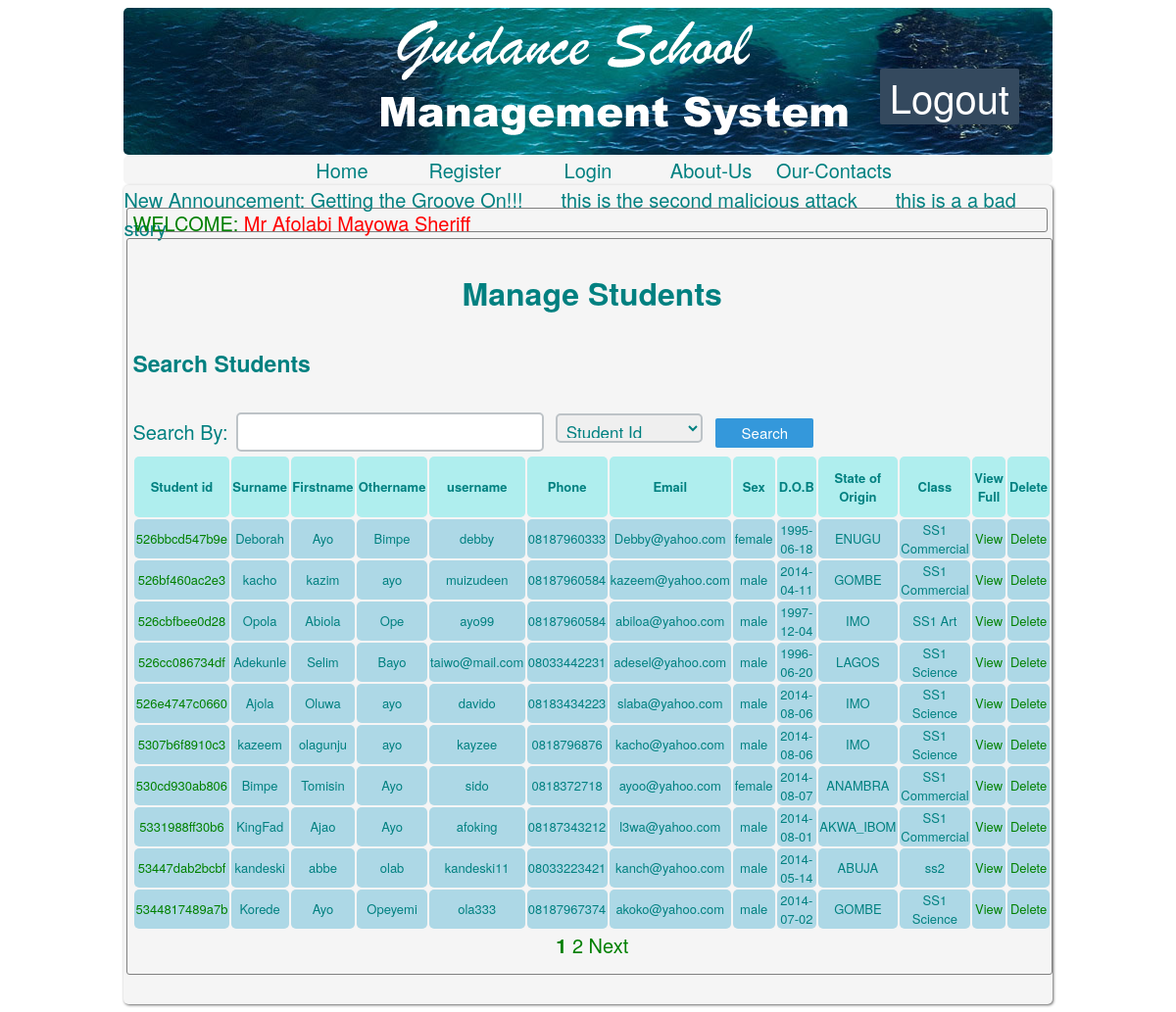
Screenshot of /student_records.php (signed in) with the database file from the repository.
### tables this page shows
CREATE TABLE IF NOT EXISTS `notice` (
  `id` int(3) unsigned NOT NULL AUTO_INCREMENT,
  `notice` varchar(500) NOT NULL,
  PRIMARY KEY (`id`),
  UNIQUE KEY `id` (`id`)
);

CREATE TABLE IF NOT EXISTS `students` (
  `id` int(3) NOT NULL AUTO_INCREMENT,
  `student_id` varchar(15) NOT NULL,
  `surname` varchar(50) NOT NULL,
  `firstname` varchar(50) NOT NULL,
  `othername` varchar(50) NOT NULL,
  `username` varchar(50) NOT NULL,
  `password` varchar(50) NOT NULL,
  `phone` varchar(20) NOT NULL,
  `email` varchar(50) NOT NULL,
  `admission_date` date NOT NULL,
  `admin_admitting` varchar(50) NOT NULL,
  `date_of_birth` date NOT NULL,
  `age` int(3) NOT NULL,
  `gender` varchar(10) NOT NULL,
  `nationality` varchar(10) NOT NULL,
  `religion` varchar(15) NOT NULL,
  `address` varchar(100) NOT NULL,
  `state_of_origin` varchar(30) NOT NULL,
  `state_of_birth` varchar(30) NOT NULL,
  `parent_phone` varchar(20) NOT NULL,
  `parent_email` varchar(50) NOT NULL,
  `class_of_admitant` varchar(20) NOT NULL,
  `department` varchar(20) NOT NULL,
  `picture` varchar(200) NOT NULL,
  `courses` varchar(1000) NOT NULL,
  PRIMARY KEY (`id`),
  UNIQUE KEY `student_id` (`student_id`,`username`,`email`)
);

### student_records.php (the view, shortened to what this page needs)
<!DOCTYPE html PUBLIC "-//W3C//DTD XHTML 1.0 Transitional//EN" "http://www.w3.org/TR/xhtml1/DTD/xhtml1-transitional.dtd">
<html xmlns="http://www.w3.org/1999/xhtml">
<head>
<link href="css/style.css" type="text/css" rel="stylesheet">
</head>
<body>
<div id="header"><img src="images/guidance.png" style="margin-top:-35px;margin-left:250px;"/><div id="logout">
<a href="logoutadmin.php"><label class="logout">Logout</label></a>
</div>
</div>
<?php include('menu.php'); ?>
<div id="body">
<?php  include('notices.php');  ?>
<?php  include('welcome.php');  ?>
<div class="mainjob">
<center><h3>Manage Students</h3></center>
<h4>Search Students </h4>
<form action="" method="post">
<label>Search By: </label><input class="inputform" type="text" name="query_input" required="required" />
<select class="inputform" style="width:150px" name="select">
<option value="student_id">Student Id</option>
</select>
<input type="submit" class="submitbutton" style="margin-left:5px;width:100px;" value="Search" name="search"/>
</form>
<?php
	$query_input=&$_POST['query_input'];
	$select=&$_POST['select'];
if(isset($_POST['search'])){
$user_search=$query_input;
  function build_query($user_search,$select) {
    $search_query = "SELECT * FROM students";
    $clean_search = str_replace(',', ' ', $user_search);
    $search_words = explode(' ', $clean_search);
    $final_search_words = array();
    if (count($search_words) > 0) {
      foreach ($search_words as $word) {
        if (!empty($word)) {
          $final_search_words[] = $word;
        }
      }
    }
    $where_list = array();
    if (count($final_search_words) > 0) {
      foreach($final_search_words as $word) {
        $where_list[] = "$select LIKE '%$word%'";
      }
    }
    $where_clause = implode(' OR ', $where_list);
    if (!empty($where_clause)) {
      $search_query .= " WHERE $where_clause";
    }
    return $search_query;
  }
	$per_page = 15;
	$pages_query = mysql_query("SELECT COUNT('student_id') FROM students WHERE $select LIKE '%$query_input%'");
	$pages = ceil(mysql_result($pages_query, 0) / $per_page);
	$page = (isset($_GET['page'])) ? (int)$_GET['page'] : 1;
	$start = ($page - 1) * $per_page;
	$query=build_query($user_search,$select);
	$sql=mysql_query($query);
	if($sql){
	}else{
	echo mysql_error();
	}
$num_rows=mysql_num_rows($sql);
echo"Related Search For <u><b>$query_input</b></u>.&nbsp;&nbsp;&nbsp;<i>$num_rows Results Found</i>";
echo "<table width:90%;>";
echo "<tr style='font-size:13px;color:Teal;background-color:PaleTurquoise; border-radius:15px;' align='center'><th>Student id</th><th>Surname</th><th>Firstname</th><th>Othername</th><th>username</th><th>Phone</th><th>Email</th><th>Sex</th><th>D.O.B</th><th>State of Origin</th><th>Department</th><th>View Full</th><th>Delete</th></tr>";
while($row=mysql_fetch_assoc($sql)){
$student_id=$row['student_id'];
echo "<tr>
<td><a href='edit_students.php?student_id=$student_id'>{$row['student_id']}</a></td><td>{$row['surname']}</td><td>{$row['firstname']}</td><td>{$row['othername']}</td><td>{$row['username']}</td><td>{$row['phone']}</td><td>{$row['email']}</td><td>{$row['gender']}</td><td>{$row['date_of_birth']}</td><td>{$row['state_of_origin']}</td><td>{$row['department']}</td><td><a href='studentdetails.php?student_id={$row['student_id']}'>View</a></td>
<td><a href='delete_students.php?student_id={$row['student_id']}'>Delete</a></td>
</tr>";
}
echo "</table>";
	$prev = $page - 1;
	$next = $page + 1;
	echo "<center>";
	if(!($page<=1)){
		echo "<a href='student_records.php?page=$prev'>Prev</a> ";
	}
	if($pages>=1 && $page<=$pages){
		for($x=1;$x<=$pages;$x++){
			echo ($x == $page) ? '<strong><a href="?page='.$x.'">'.$x.'</a></strong> ' : '<a href="?page='.$x.'">'.$x.'</a> ';
		}
	}
	if(!($page>=$pages)){
		echo "<a href='student_records.php?page=$next'>Next</a>";
	}
	echo "</center>";
}else{
	$per_page = 10;
	$pages_query = mysql_query("SELECT COUNT('student_id') FROM students");
	$pages = ceil(mysql_result($pages_query, 0) / $per_page);
	$page = (isset($_GET['page'])) ? (int)$_GET['page'] : 1;
	$start = ($page - 1) * $per_page;
	$query="SELECT * FROM students LIMIT $start, $per_page";
	$sql=mysql_query($query);
echo "<table width:90%;>";
echo "<tr style='font-size:13px;color:Teal;background-color:PaleTurquoise; border-radius:15px;' align='center'><th>Student id</th><th>Surname</th><th>Firstname</th><th>Othername</th><th>username</th><th>Phone</th><th>Email</th><th>Sex</th><th>D.O.B</th><th>State of Origin</th><th>Class</th><th>View Full</th><th>Delete</th></tr>";
while($row=mysql_fetch_assoc($sql)){
$student_id=$row['student_id'];
echo "<tr>
<td><a href='edit_students.php?student_id={$student_id}'>$student_id</a></td><td>{$row['surname']}</td><td>{$row['firstname']}</td>
<td>{$row['othername']}</td><td>{$row['username']}</td><td>{$row['phone']}</td><td>{$row['email']}</td>
<td>{$row['gender']}</td><td>{$row['date_of_birth']}</td><td>{$row['state_of_origin']}</td>
<td>{$row['class_of_admitant']}</td><td><a href='studentdetails.php?student_id={$row['student_id']}'>View</a></td>
<td><a href='delete_students.php?student_id={$row['student_id']}'>Delete</a></td>
</tr>";
}
echo "</table>";
	$next = $page + 1;
	echo "<center>";
	if($pages>=1 && $page<=$pages){
		for($x=1;$x<=$pages;$x++){
			echo ($x == $page) ? '<strong><a href="?page='.$x.'">'.$x.'</a></strong> ' : '<a href="?page='.$x.'">'.$x.'</a> ';
		}
	}
	if(!($page>=$pages)){
		echo "<a href='student_records.php?page=$next'>Next</a>";
	}
	echo "</center>";
}
?>
</div>
</div>
</body>
</html>

### notices.php (shortened to what this page needs)
<?php
echo"<div id='notice'>";
echo"<marquee>";
$query4="SELECT notice FROM notice ORDER BY id DESC LIMIT 0,3";
$result=mysql_query($query4);
echo "New Announcement: ";
while($row=mysql_fetch_assoc($result)){
echo "{$row['notice']} &nbsp;&nbsp;&nbsp;&nbsp;&nbsp;&nbsp;";
};
echo"</marquee></div>";
?>

### css/style.css (style rules this page uses)
input, button, select, textarea { font-family: "Helvetica Neue", Helvetica, Arial, sans-serif; font-size: 14px; }
h3, .h3 { font-size: 32px ; }
h4, .h4 { font-size: 23px ; }
body { color:Teal; font-size:20px; background:url(../images/bg.jpg) repeat white; padding:0px; font-family: "Helvetica Neue", Helvetica, Arial, sans-serif; }
div { display:block; }
a { text-decoration:none; webkit-transition: 0.25s; -moz-transition: 0.25s; -o-transition: 0.25s; transition: 0.25s; }
#logout { margin-right:10px; margin-top:10px; border-radius:2px; -moz-border-radius:2px; -webkit-border-radius:2px; display: inline-block; position: absolute; top:60px; right:150px; text-align:center; background-color:#34495E; }
.logout { margin:10px; font-size:40px; color:white; cursor:pointer; }
.mainjob { width:99%; min-height:350px; display:inline-block; border-radius:3px; -moz-border-radius:3px; -webkit-border-radius:3px; border:1px solid grey; margin:3px; padding-bottom:15px; padding-left:5px; margin-bottom:30px; }
#header { width:80%; height:150px; margin-right:10%; margin-left:10%; background: url('../images/img-2.jpg') repeat whitesmoke; border-radius:5px; -moz-border-radius:5px; -webkit-border-radius:5px; }
#notice { width:100%; height:20px }
#body { margin-top:1px; width:80%; border-radius:5px; -moz-border-radius:5px; -webkit-border-radius:5px; background-color:WhiteSmoke; margin-right:10%; margin-left:10%; box-shadow: 1px 1px 3px rgba(50, 50, 50, 0.75); display:inline-block; }
.inputform { color: teal; width:300px; height:30px; border-radius:5px; -moz-border-radius:5px; -webkit-border-radius:5px; margin:3px; border: 2px solid #bdc3c7; outline: none; padding: 3px 5px; font-size:17px; }
.submitbutton { color: #ffffff; background-color: #3498db; border: none; font-size: 15px; font-weight: normal; width:200px; height:30px; border-radius:2px; -moz-border-radius:2px; -webkit-border-radius:2px; margin:3px; margin-left:5px; cursor:pointer; }

### student_records.php (style rules this page uses)
th { border-radius:5px; -webkit-border-radius:5px; -moz-border-radius:5px; width:100px; height:60px; }
tr { font-size:13px; height:40px; overflow:auto; background-color:LightBlue; }
td { text-align:center; border-radius:5px; -webkit-border-radius:5px; -moz-border-radius:5px; }
a { text-decoration:none; color:green; }

### rows the page displays
notice: notice "Getting the Groove On!!!"
notice: notice "this is the second malicious attack"
notice: notice "this is a a bad story"
students: student "526bbcd547b9e", surname "Deborah", firstname "Ayo", othername "Bimpe", username "debby", phone "08187960333", email "Debby@yahoo.com", gender "female", date_of_birth "1995-06-18", state_of_origin "ENUGU", class_of_admitant "SS1 Commercial"
students: student "526bf460ac2e3", surname "kacho", firstname "kazim", othername "ayo", username "muizudeen", phone "08187960584", email "kazeem@yahoo.com", gender "male", date_of_birth "2014-04-11", state_of_origin "GOMBE", class_of_admitant "SS1 Commercial"
students: student "526cbfbee0d28", surname "Opola", firstname "Abiola", othername "Ope", username "ayo99", phone "08187960584", email "abiloa@yahoo.com", gender "male", date_of_birth "1997-12-04", state_of_origin "IMO", class_of_admitant "SS1 Art"
students: student "526cc086734df", surname "Adekunle", firstname "Selim", othername "Bayo", username "taiwo@mail.com", phone "08033442231", email "adesel@yahoo.com", gender "male", date_of_birth "1996-06-20", state_of_origin "LAGOS", class_of_admitant "SS1 Science"
students: student "526e4747c0660", surname "Ajola", firstname "Oluwa", othername "ayo", username "davido", phone "08183434223", email "slaba@yahoo.com", gender "male", date_of_birth "2014-08-06", state_of_origin "IMO", class_of_admitant "SS1 Science"
students: student "5307b6f8910c3", surname "kazeem", firstname "olagunju", othername "ayo", username "kayzee", phone "0818796876", email "kacho@yahoo.com", gender "male", date_of_birth "2014-08-06", state_of_origin "IMO", class_of_admitant "SS1 Science"
students: student "530cd930ab806", surname "Bimpe", firstname "Tomisin", othername "Ayo", username "sido", phone "0818372718", email "ayoo@yahoo.com", gender "female", date_of_birth "2014-08-07", state_of_origin "ANAMBRA", class_of_admitant "SS1 Commercial"
students: student "5331988ff30b6", surname "KingFad", firstname "Ajao", othername "Ayo", username "afoking", phone "08187343212", email "l3wa@yahoo.com", gender "male", date_of_birth "2014-08-01", state_of_origin "AKWA_IBOM", class_of_admitant "SS1 Commercial"
students: student "53447dab2bcbf", surname "kandeski", firstname "abbe", othername "olab", username "kandeski11", phone "08033223421", email "kanch@yahoo.com", gender "male", date_of_birth "2014-05-14", state_of_origin "ABUJA", class_of_admitant "ss2"
students: student "5344817489a7b", surname "Korede", firstname "Ayo", othername "Opeyemi", username "ola333", phone "08187967374", email "akoko@yahoo.com", gender "male", date_of_birth "2014-07-02", state_of_origin "GOMBE", class_of_admitant "SS1 Science"

### other values shown
$adminuser['surname'] "Afolabi"
$adminuser['firstname'] "Mayowa"
$adminuser['othername'] "Sheriff"
